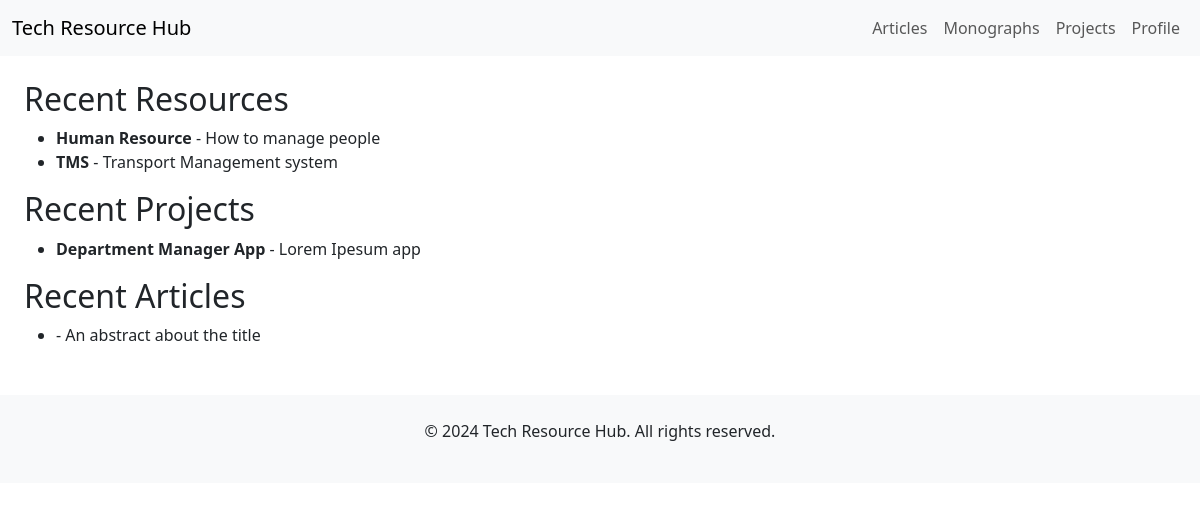
The page / (signed in) on the database as committed earlier.
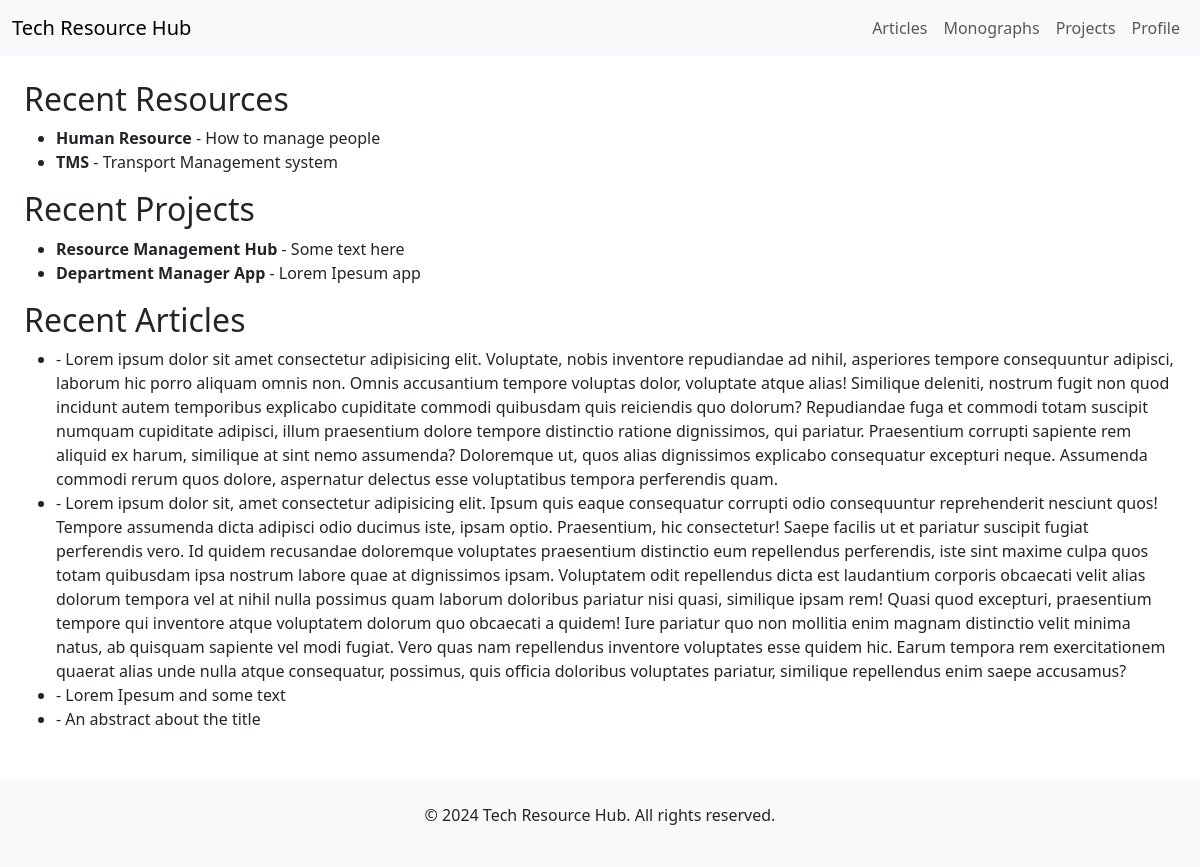
The same page on the database as committed later.
### resources/models.py (models this page shows, shortened)
class Monograph(models.Model):
    user = models.ForeignKey(User, on_delete=models.CASCADE, related_name='monographs')
    title = models.CharField(max_length=200)
    abstract = models.TextField()
    file = models.FileField(upload_to='articles/files/', blank=True, null=True)
    created_at = models.DateTimeField(auto_now_add=True)

class Project(models.Model):
    user = models.ForeignKey(User, on_delete=models.CASCADE, related_name='projects')
    project_name = models.CharField(max_length=200)
    abstract = models.TextField()
    github_link = models.URLField(blank=True, null=True)
    file = models.FileField(upload_to='projects/files/',blank=True, null=True)
    created_at = models.DateTimeField(auto_now_add=True)

class Article(models.Model):
    user = models.ForeignKey(User, on_delete=models.CASCADE, related_name='articles')
    title = models.CharField(max_length=200)
    abstract = models.TextField()
    file = models.FileField(upload_to='articles/files/', blank=True, null=True)
    created_at = models.DateTimeField(auto_now_add=True)

### resources/views.py (the view)
# urls.py: path('', views.dashboard, name='dashboard'),
@login_required
def dashboard(request):
    monographs = Monograph.objects.all().order_by('-created_at')
    projects = Project.objects.all().order_by('-created_at')
    articles = Article.objects.all().order_by('-created_at')
    context = {
        'monographs': monographs,
        'projects': projects,
        'articles': articles,
    }
    return render(request, 'resources/dashboard.html', context)

### resources/templates/resources/dashboard.html (shortened to what this page needs)
{% extends "resources/base.html" %}
{% block content %}
    <div class="container flash-card">
        <h2>Recent Resources</h2>
        {% if monographs %}
            <ul>
                {% for monograph in monographs %}
                    <li>
                        <strong>{{ monograph.title }}</strong> - {{ monograph.abstract }}
                    </li>
                {% endfor %}
            </ul>
        {% else %}
            <p>No resources available.</p>
        {% endif %}
    </div>
    <div class="container flash-card">
        <h2>Recent Projects</h2>
        {% if projects %}
            <ul>
                {% for project in projects %}
                    <li>
                        <strong>{{ project.project_name }}</strong> - {{ project.abstract }}
                    </li>
                {% endfor %}
            </ul>
        {% else %}
            <p>No projects available.</p>
        {% endif %}
    </div>
    <div class="container flash-card">
        <h2>Recent Articles</h2>
        {% if articles %}
            <ul>
                {% for article in articles %}
                    <li>
                        <strong>{{ article.name }}</strong> - {{ article.abstract }}
                    </li>
                {% endfor %}
            </ul>
        {% else %}
            <p>No topics available.</p>
        {% endif %}
    </div>
{% endblock %}

Rows that differ between the two databases and show on the page:
added Project: project_name "Resource Management Hub", abstract "Some text here"
added Article: abstract "Lorem ipsum dolor sit amet consectetur adipisicing elit. Voluptate, nobis inventore repudiandae ad nihil, asperiores tempore consequuntur adipisci, laborum hic porro aliquam omnis non. Omnis accusantium tempore voluptas dolor, voluptate atque alias! Similique deleniti, nostrum fugit non quod incidunt autem temporibus explicabo cupiditate commodi quibusdam quis reiciendis quo dolorum? Repudiandae fuga et commodi totam suscipit numquam cupiditate adipisci, illum praesentium dolore tempore distinctio ratione dignissimos, qui pariatur. Praesentium corrupti sapiente rem aliquid ex harum, similique at sint nemo assumenda? Doloremque ut, quos alias dignissimos explicabo consequatur excepturi…"
added Article: abstract "Lorem ipsum dolor sit, amet consectetur adipisicing elit. Ipsum quis eaque consequatur corrupti odio consequuntur reprehenderit nesciunt quos! Tempore assumenda dicta adipisci odio ducimus iste, ipsam optio. Praesentium, hic consectetur! Saepe facilis ut et pariatur suscipit fugiat perferendis vero. Id quidem recusandae doloremque voluptates praesentium distinctio eum repellendus perferendis, iste sint maxime culpa quos totam quibusdam ipsa nostrum labore quae at dignissimos ipsam. Voluptatem odit repellendus dicta est laudantium corporis obcaecati velit alias dolorum tempora vel at nihil nulla possimus quam laborum doloribus pariatur nisi quasi, similique ipsam rem! Quasi quod excepturi,…"
added Article: abstract "Lorem Ipesum and some text"
